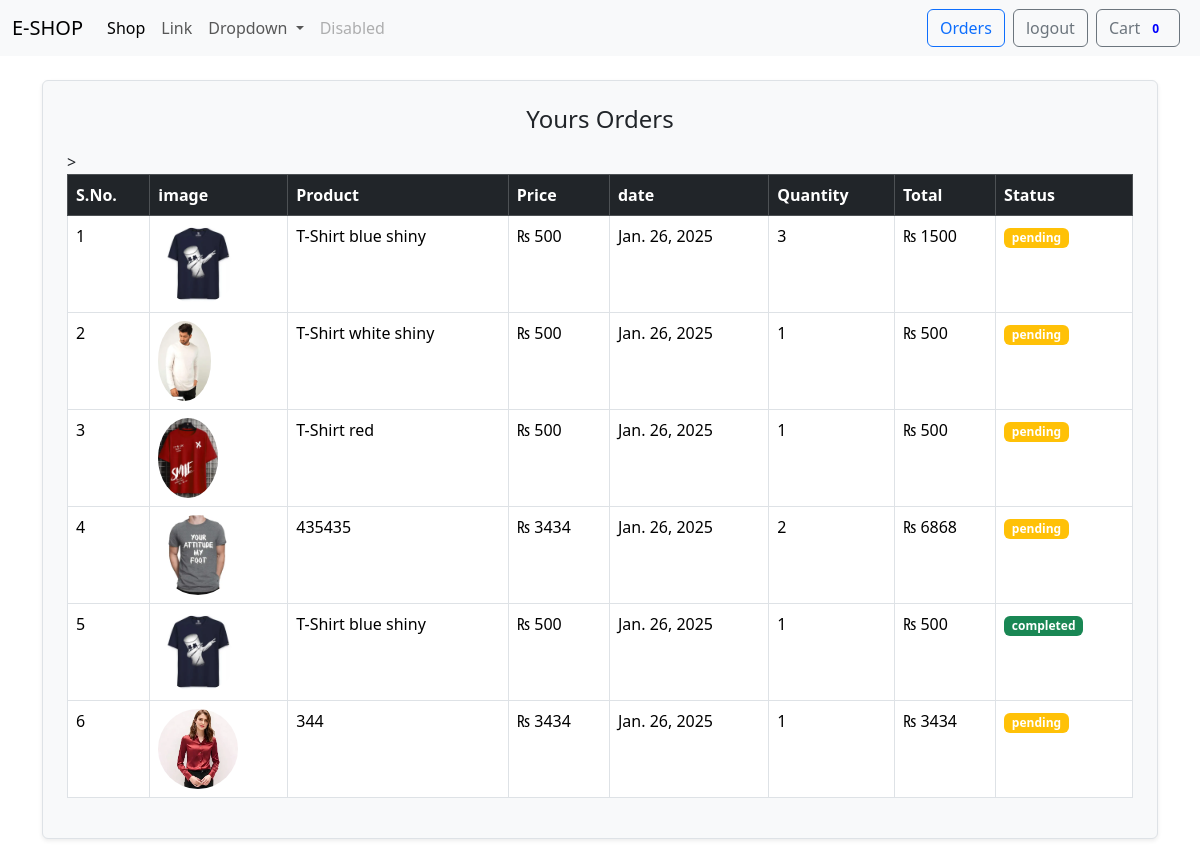
/orders/ (signed in), run on the app's committed database.
### store/models/orders.py (models this page shows, shortened)
class Order(models.Model):
    product = models.ForeignKey(Product, on_delete=models.CASCADE)
    customer=models.ForeignKey(Customer,on_delete=models.CASCADE)
    quantity = models.IntegerField(default = 1)
    price = models.IntegerField(max_length=50, default="",blank=True)
    address = models.CharField(max_length=500,default="",blank=True)
    phone = models.CharField(max_length=50,default="",blank=True)
    date = models.DateField(default = datetime.datetime.today)
    status = models.BooleanField(default=False)
    @staticmethod
    def get_order_by_customer(customer_id):
        return Order.objects.filter(customer = customer_id).order_by('-date')

### store/models/product.py (models this page shows, shortened)
class Product(models.Model):
    name = models.CharField(max_length=30)
    price = models.IntegerField(default=0)
    category = models.ForeignKey(category, on_delete=models.CASCADE, default=1)
    description = models.TextField(default='', blank=True,null=True )
    image=models.ImageField(upload_to='uploads/products/', height_field=None, width_field=None, max_length=None)

### store/views/orders.py (the view)
# urls.py: path('orders/' , orderview.as_view()  , name='orders'),
class orderview(View):
    def get(self, request):
        customer = request.session.get('customer')
        orders = Order.get_order_by_customer(customer)
        print(orders)
        orders = orders.reverse()
        return render(request, 'orders.html', {'orders':orders})

### store/templatetags/custom_filter.py (called while the page is built)
@register.filter(name='currency')
def currency(number):
    return "₨ "+str(number)

@register.filter(name='multiply')
def multiply(number, number1):
    if isinstance(number, (int, float)) and isinstance(number1, (int, float)):
        return number * number1
    return 0

### store/templates/orders.html (shortened to what this page needs)
{% extends "base.html" %}
{% block content %}
{% load cart %}
{% load custom_filter %}
<div class="container">
    <div class="border rounded p-4 my-4 bg-light shadow-sm">
        <h4 class="mb-3 text-center">Yours Orders</h4>
        <table class="table table-hover table-bordered">
            <thead class="table-dark">
                <tr>
                    <th scope="col">S.No.</th>
                    <th scope="col">image</th>
                    <th scope="col">Product</th>
                    <th scope="col">Price</th>
                    <th scope="col">date</th>
                    <th scope="col">Quantity</th>
                    <th scope="col">Total</th>
                    <th scope="col">Status</th>
                </tr>
            </thead>
            <tbody>
                {% for order in orders %}
                <tr>
                    <td>{{forloop.counter}}</td>
                    <td><img style="height:80px" class="rounded-circle" src="{{order.product.image.url}}" alt=""></td>
                    <td>{{order.product.name}}</td>
                    <td>{{order.product.price|currency}}</td>
                    <td>{{order.date}}</td>
                    <td>{{order.quantity}}</td>
                    <td>{{order.quantity|multiply:order.price|currency}}</td>
                    {% if order.status %}
                    <td><small class="badge bg-success">completed</small></td>
                    {% else %}
                    <td><small class="badge bg-warning">pending</small></td>
                    {% endif %}
                </tr>
                {% endfor %}
            </tbody>
        </table>
    </div>
</div>
{% endblock  %}

### data on the page
Order: product.image (picture), product.name "T-Shirt blue shiny", product.price "₨ 500", date "Jan. 26, 2025", quantity "3", quantity|multiply "₨ 1500", status "pending"
Order: product.image (picture), product.name "T-Shirt white shiny", product.price "₨ 500", date "Jan. 26, 2025", quantity "1", quantity|multiply "₨ 500", status "pending"
Order: product.image (picture), product.name "T-Shirt red", product.price "₨ 500", date "Jan. 26, 2025", quantity "1", quantity|multiply "₨ 500", status "pending"
Order: product.image (picture), product.name "435435", product.price "₨ 3434", date "Jan. 26, 2025", quantity "2", quantity|multiply "₨ 6868", status "pending"
Order: product.image (picture), product.name "T-Shirt blue shiny", product.price "₨ 500", date "Jan. 26, 2025", quantity "1", quantity|multiply "₨ 500", status "completed"
Order: product.image (picture), product.name "344", product.price "₨ 3434", date "Jan. 26, 2025", quantity "1", quantity|multiply "₨ 3434", status "pending"

### other printed values
{{ request.session.cart.keys|length }} "0"
